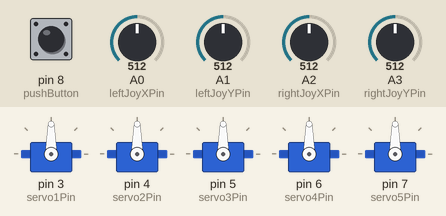
Simulated run of this sketch. Board: Arduino Uno, built with avr-gcc and run on an emulated ATmega328P. On the bench: 5 × servo. The test bench sets the inputs (shaded band); at power-on: pin 8 (pushButton) LOW, A0 (leftJoyXPin) = 512, A1 (leftJoyYPin) = 512, A2 (rightJoyXPin) = 512, A3 (rightJoyYPin) = 512.

Above: at 1.2 s.
1.3 s: pin 8 (pushButton) pulled HIGH for 1 s
At 3.4 s:
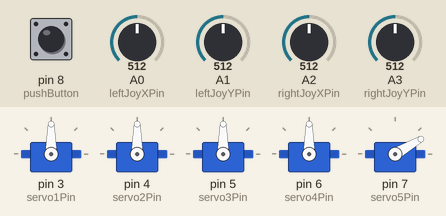
3.8 s: A0 (leftJoyXPin) set to 716
At 4.5 s:
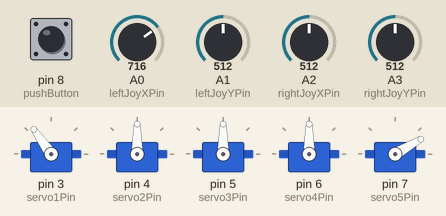
5.3 s: A1 (leftJoyYPin) set to 716
At 5.7 s:
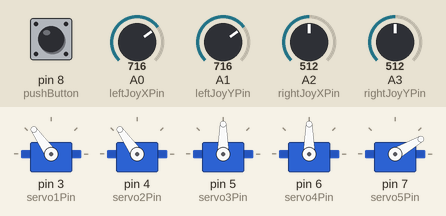
6.8 s: A2 (rightJoyXPin) set to 716
At 8.0 s:
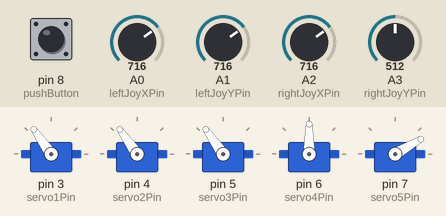
8.3 s: A3 (rightJoyYPin) set to 716
At 9.3 s:
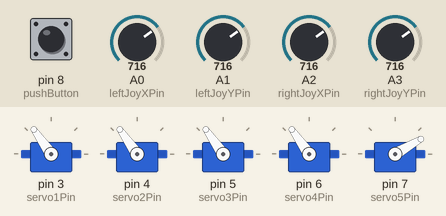
9.8 s: pin 8 (pushButton) pulled HIGH for 0.15 s
At 10.2 s:
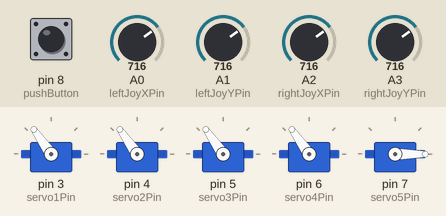
Timing chart, 0 to 12.4 s (numbered marks = the images above; inputs shaded):
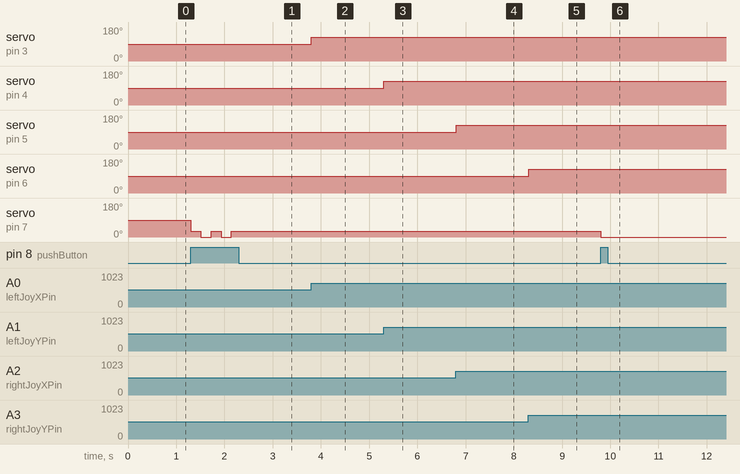

The sketch:

ROBOTIC_ARM_CODE.ino
```cpp
#include <Servo.h>

//Servo code: Servo1 is the base Servo and we count up to the top servo which is Servo5
const int servo1Pin = 3;
const int servo2Pin = 4;
const int servo3Pin = 5;
const int servo4Pin = 6;
const int servo5Pin = 7;

Servo servo1;  //Base servo
Servo servo2;
Servo servo3;
Servo servo4;
Servo servo5;  //Hand servo. This is the servo located at the very top and its used to grabs items when button is pressed

const int leftJoyXPin = A0;
const int leftJoyYPin = A1;
const int rightJoyXPin = A2;
const int rightJoyYPin = A3;

int leftJoyXValue = 0;
int leftJoyYValue = 0;
int rightJoyXValue = 0;
int rightJoyYValue = 0;

int prevLeftJoyXValue = 0;
int prevLeftJoyYValue = 0;
int prevRightJoyXValue = 0;
int prevRightJoyYValue = 0;

/* This value is the absolute difference between the current joystick
position and the previous joystick position. It is used to indicate
a significant change in joystick position, and the servo position is
updated accordingly. This helps prevent small fluctuations in joystick
position from continuously triggering servo movements when the joystick
is not being actively controlled. */
const int significantJoystickMovementThreshold = 10;

int pushButton = 8;
bool isButtonPressed = false;

void setup() {
  servo1.attach(servo1Pin);
  servo2.attach(servo2Pin);
  servo3.attach(servo3Pin);
  servo4.attach(servo4Pin);
  servo5.attach(servo5Pin);
  pinMode(pushButton, INPUT);
  Serial.begin(9600);
}

void loop() {
  //Get joystick analog values
  leftJoyXValue = analogRead(leftJoyXPin);
  leftJoyYValue = analogRead(leftJoyYPin);
  rightJoyXValue = analogRead(rightJoyXPin);
  rightJoyYValue = analogRead(rightJoyYPin);

  //Read push button value
  int pushButtonValue = digitalRead(pushButton);

  // Control servo1 (base servo)
  int servo1Pos = map(leftJoyXValue, 0, 1023, 0, 180);
  if (abs(leftJoyXValue - prevLeftJoyXValue) > significantJoystickMovementThreshold) {
    servo1.write(servo1Pos);
    prevLeftJoyXValue = leftJoyXValue;
  }

  // Control servo2 (vertical servo)
  int servo2Pos = map(leftJoyYValue, 0, 1023, 0, 180);
  if (abs(leftJoyYValue - prevLeftJoyYValue) > significantJoystickMovementThreshold) {
    servo2.write(servo2Pos);
    prevLeftJoyYValue = leftJoyYValue;
  }

  // Control servo3
  int servo3Pos = map(rightJoyXValue, 0, 1023, 0, 180);
  if (abs(rightJoyXValue - prevRightJoyXValue) > significantJoystickMovementThreshold) {
    servo3.write(servo3Pos);
    prevRightJoyXValue = rightJoyXValue;
  }

  // Control servo4
  int servo4Pos = map(rightJoyYValue, 0, 1023, 0, 180);
  if (abs(rightJoyYValue - prevRightJoyYValue) > significantJoystickMovementThreshold) {
    servo4.write(servo4Pos);
    prevRightJoyYValue = rightJoyYValue;
  }

  // Button logic for controlling servo5 (hand servo)
  if (pushButtonValue == HIGH) {
    if (isButtonPressed) {
      servo5.write(0);  // Close hand (move to 0 degrees)
      isButtonPressed = false;
    } else {
      servo5.write(30);  // Open hand (move to 30 degrees)
      isButtonPressed = true;
    }
    delay(200);  // Debounce delay
  }

  delay(10);  // Adjust the delay as needed for smoother control
}
```

Measured:
- after the input at 1.3 s, servo on pin 7 (servo5Pin): alternates 30° for 0.21 s and 0° for 0.21 s, 5 changes in all, then stays 30°, starting at once
- after the input at 3.8 s, servo on pin 3 (servo1Pin): 90° → 125° at once
- after the input at 5.3 s, servo on pin 4 (servo2Pin): 90° → 125° at once
- after the input at 6.8 s, servo on pin 5 (servo3Pin): 90° → 125° at once
- after the input at 8.3 s, servo on pin 6 (servo4Pin): 90° → 125° at once
- after the input at 9.8 s, servo on pin 7 (servo5Pin): 30° → 0° at once
